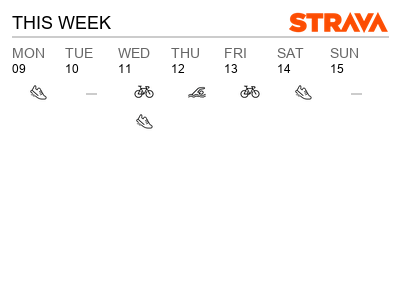

Here is the Python script that generated this plot:
"""
Test calendar view with mock activity data (no Strava API needed)
"""

import os
import sys
from PIL import Image, ImageDraw, ImageFont
from datetime import datetime, timedelta

# Mock the InkyPi dependencies
sys.modules['utils'] = type(sys)('utils')
sys.modules['utils.app_utils'] = type(sys)('utils.app_utils')

def mock_get_font(font_name, size):
    """Mock font loading"""
    try:
        font_paths = [
            "C:/Windows/Fonts/arial.ttf",
            "C:/Windows/Fonts/segoeui.ttf",
        ]
        for font_path in font_paths:
            if os.path.exists(font_path):
                return ImageFont.truetype(font_path, int(size))
        return ImageFont.load_default()
    except:
        return ImageFont.load_default()

sys.modules['utils.app_utils'].get_font = mock_get_font

sys.modules['plugins'] = type(sys)('plugins')
sys.modules['plugins.base_plugin'] = type(sys)('plugins.base_plugin')
sys.modules['plugins.base_plugin.base_plugin'] = type(sys)('plugins.base_plugin.base_plugin')

class BasePlugin:
    pass

sys.modules['plugins.base_plugin.base_plugin'].BasePlugin = BasePlugin

# Import the render functions
from plugin_template import render_calendar

# Create mock activities for the past week
def create_mock_activities():
    """Generate mock activities for testing calendar view"""
    activities = []
    now = datetime.now()
    
    # Get Monday of this week
    days_since_monday = now.weekday()
    monday = now - timedelta(days=days_since_monday)
    
    # Create activities for the week
    # Monday: Run
    activities.append({
        'start_date_local': (monday + timedelta(hours=8)).isoformat(),
        'sport_type': 'Run',
        'distance': 5000,
        'moving_time': 1800
    })
    
    # Tuesday: Bike
    activities.append({
        'start_date_local': (monday + timedelta(days=1, hours=17)).isoformat(),
        'sport_type': 'Ride',
        'distance': 25000,
        'moving_time': 3600
    })
    
    # Wednesday: Run + Swim
    activities.append({
        'start_date_local': (monday + timedelta(days=2, hours=7)).isoformat(),
        'sport_type': 'Run',
        'distance': 8000,
        'moving_time': 2400
    })
    activities.append({
        'start_date_local': (monday + timedelta(days=2, hours=18)).isoformat(),
        'sport_type': 'Swim',
        'distance': 1500,
        'moving_time': 1200
    })
    
    # Thursday: Rest day (no activities)
    
    # Friday: Bike + Run
    activities.append({
        'start_date_local': (monday + timedelta(days=4, hours=6)).isoformat(),
        'sport_type': 'Ride',
        'distance': 40000,
        'moving_time': 5400
    })
    activities.append({
        'start_date_local': (monday + timedelta(days=4, hours=19)).isoformat(),
        'sport_type': 'TrailRun',
        'distance': 6000,
        'moving_time': 2100
    })
    
    # Saturday: Run
    activities.append({
        'start_date_local': (monday + timedelta(days=5, hours=9)).isoformat(),
        'sport_type': 'Run',
        'distance': 12000,
        'moving_time': 3600
    })
    
    # Sunday (today): Bike
    if now.weekday() == 6:  # If today is Sunday
        activities.append({
            'start_date_local': (monday + timedelta(days=6, hours=10)).isoformat(),
            'sport_type': 'Ride',
            'distance': 30000,
            'moving_time': 4200
        })
    
    return activities, monday


print("=" * 60)
print("Testing Calendar View with Mock Data")
print("=" * 60)

# Create test image
width, height = 400, 300
image = Image.new("RGB", (width, height), "white")
draw = ImageDraw.Draw(image)

# Generate mock data
activities, start_date = create_mock_activities()
print(f"\nGenerated {len(activities)} mock activities")
print(f"Week starting: {start_date.strftime('%Y-%m-%d (%A)')}")

# Render calendar
render_calendar(draw, image, width, height, activities, start_date, "This Week")

# Save
output_path = "test_calendar.png"
image.save(output_path)
print(f"\n✓ Calendar view saved to: {output_path}")
print(f"Open '{output_path}' to see the weekly calendar!\n")
print("=" * 60)
